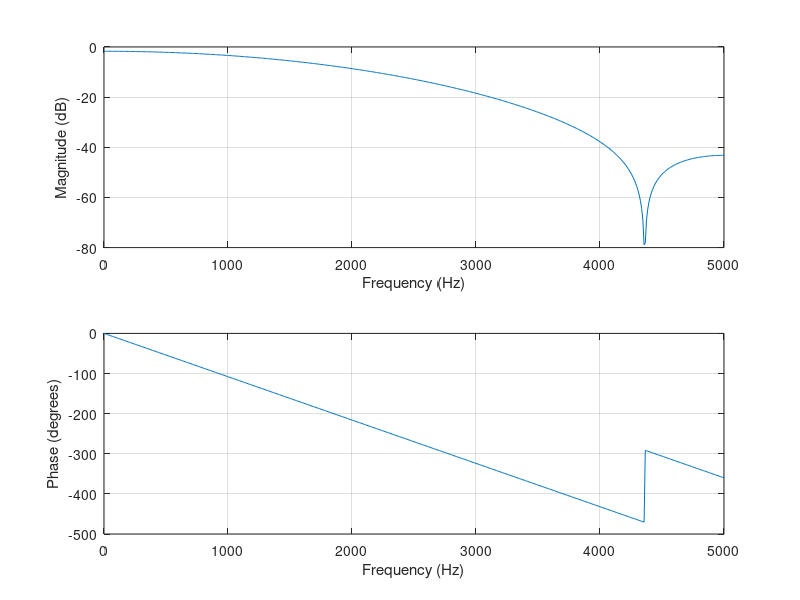

MATLAB code to generate this figure:
n=7;
wc=1;
beta = 0.3;
b1=kaiser(n,beta);
b=fir1(n-1,wc/pi,b1,'noscale');
freqz(b,1,512,10000);


n=7;
wc=1;
b1=hamming(n);
b=fir1(n-1,wc/pi,b1,'noscale');
freqz(b,1,512,10000);